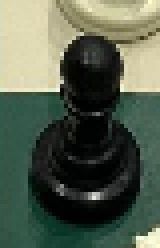
#> input picture data/detected/black/pawn/black_pawn_13106bbc80a01cc413c2ab5052d2ec25_jpg.rf.c0f851bdf9bd534e5d972ecf341aedb6_2.png, 40 x 62 px (shown 4 times larger); its folder holds only this picture in this run
$ python data_preparation.py --image ../data/detected/black/pawn/black_pawn_13106bbc80a01cc413c2ab5052d2ec25_jpg.rf.c0f851bdf9bd534e5d972ecf341aedb6_2.png --folder ../data/detected/black/pawn
#> lines starting #> are read from the running program, lines starting #| are printed output that depends on the picture; after the words box and inside, x2 and y2 are one past the last pixel; in counts of white or black regions, pixels touching at a corner belong together
### src/detection.py
import cv2
import numpy as np

# This file contains functions to detect chess pieces in an image
# The functions are based on color detection and contour detection
# The functions are not perfect and may not work in all cases


# The following function is used to detect black pieces
# The lower and upper values for the threshold were found by trial and error
# They are not perfect and may not work in all cases
def detect_black_pieces(img, threshold=55, min_area=150, max_area=2500):
    # convert to grayscale
    img = cv2.cvtColor(img, cv2.COLOR_BGR2GRAY)
    # median blur
    img = cv2.medianBlur(img, 5)
    # apply threshold
    img = cv2.inRange(img, 0, threshold)
    # apply morphological operations to remove noise
    kernel = np.ones((7, 7), np.uint8)
    img = cv2.morphologyEx(img, cv2.MORPH_CLOSE, kernel) # close
    img = cv2.morphologyEx(img, cv2.MORPH_OPEN, kernel) # open
    # find contours of detected pieces
    contours, _ = cv2.findContours(img, cv2.RETR_EXTERNAL, cv2.CHAIN_APPROX_SIMPLE)
    # filter contours based on area and height/width ratio
    contours = [c for c in contours
                 if max_area > cv2.contourArea(c) > min_area
                 and cv2.boundingRect(c)[2] <= cv2.boundingRect(c)[3] <= 3 * cv2.boundingRect(c)[2]]
    return contours


# The following function is used to detect white pieces
# The H and V channels are used
# The lower and upper values for H and V were found by trial and error
# They are not perfect and may not work in all cases
def detect_white_pieces(img, h_bounds = (23, 36),v_bounds = (64, 191), min_area=150, max_area=2500):
    # convert to HSV
    img = cv2.cvtColor(img, cv2.COLOR_BGR2HSV)
    # split HSV channels and take only H and V
    h, _, v = cv2.split(img)
    # apply threshold only on H and V channels
    h_mask = cv2.inRange(h, h_bounds[0],h_bounds[1])
    v_mask = cv2.inRange(v, v_bounds[0], v_bounds[1])
    # combine masks
    mask = cv2.bitwise_and(h_mask, v_mask)
    # apply morphological operations to remove noise
    kernel = np.ones((5, 5), np.uint8)
    mask = cv2.morphologyEx(mask, cv2.MORPH_OPEN, kernel)  # open
    mask = cv2.morphologyEx(mask, cv2.MORPH_CLOSE, kernel)  # close
    # find contours of detected pieces
    contours, _ = cv2.findContours(mask, cv2.RETR_EXTERNAL, cv2.CHAIN_APPROX_SIMPLE)
    # filter contours based on area
    contours = [c for c in contours
                if max_area > cv2.contourArea(c) > min_area
                and cv2.boundingRect(c)[2] <= cv2.boundingRect(c)[3] <= 2.5 * cv2.boundingRect(c)[2]]
    return contours

# For the following functions,
# some extra pixels are added to the bounding box
# to make sure the piece is not cropped

# [27 lines left out: functions draw_black_bounding_boxes, draw_white_bounding_boxes, not called in this run]

def crop_pieces(img, contours, color):
    pieces = []
    if color == 'black':
        padding_width = 0.25
        padding_height = 0.2
    else:
        padding_width = 0.25
        padding_height = 0.4
    for c in contours:
        x, y, w, h = cv2.boundingRect(c)
        # calculate extra width and height based on padding
        extra_width = int(padding_width * w)
        extra_height = int(padding_height * h)
        # add extra width and height to the bounding box
        x -= extra_width
        y -= extra_height
        w += extra_width
        h += extra_height
        pieces.append(img[y:y+h, x:x+w+5]) # add 5 pixels to the width
    return pieces


### src/data_preparation.py
import cv2
import os
import numpy as np
from detection import detect_black_pieces, detect_white_pieces, crop_pieces

LABELS = {
    'p': 'pawn',
    't': 'rook',
    'n': 'knight',
    'b': 'bishop',
    'q': 'queen',
    'k': 'king',
    'x': 'discard',
}

def resize_for_display(img):
    h, w = img.shape[:2]
    screen_w = 1920  # default fallback
    screen_h = 1080  # default fallback

    # Try to get screen resolution from a dummy fullscreen window
    try:
        cv2.namedWindow("_temp", cv2.WINDOW_NORMAL)
        cv2.setWindowProperty("_temp", cv2.WND_PROP_FULLSCREEN, cv2.WINDOW_FULLSCREEN)
        screen_w = cv2.getWindowImageRect("_temp")[2]
        screen_h = cv2.getWindowImageRect("_temp")[3]
        cv2.destroyWindow("_temp")
    except:
        pass

    target_w = screen_w // 2
    target_h = screen_h // 2

    scale = min(target_w / w, target_h / h)
    new_w, new_h = int(w * scale), int(h * scale)
    return cv2.resize(img, (new_w, new_h), interpolation=cv2.INTER_LINEAR)

def manual_label_with_recrop(img, color, pieces):  # pieces is now list of (piece, image_name, idx)
    # Label directory
    save_path = os.path.join("data", "detected", color)
    os.makedirs(save_path, exist_ok=True)

    for piece, image_name, idx in pieces:
        if piece.shape[0] == 0 or piece.shape[1] == 0:
            print(f"Warning: Skipped empty crop for {color} piece {idx}")
            continue
        display_img = resize_for_display(piece)
        cv2.namedWindow("Auto-cropped piece", cv2.WINDOW_NORMAL)
        screen_w = 1920  # fallback width
        screen_h = 1080  # fallback height
        win_w, win_h = display_img.shape[1], display_img.shape[0]
        x = (screen_w - win_w) // 2
        y = (screen_h - win_h) // 2
        # Attempt to center window with fallback coordinates
        try:
            cv2.moveWindow("Auto-cropped piece", x, y)
        except:
            pass
        cv2.imshow("Auto-cropped piece", display_img)
        key = cv2.waitKey(0) & 0xFF

        if key == 27:  # ESC to quit
            break

        if chr(key) == 'r':  # recrop
            cv2.destroyWindow("Auto-cropped piece")
            cv2.namedWindow("Recrop", cv2.WINDOW_NORMAL)
            cv2.resizeWindow("Recrop", 800, 800)
            roi = cv2.selectROI("Recrop", piece, fromCenter=False, showCrosshair=True)
            if roi[2] > 0 and roi[3] > 0:
                rx, ry, rw, rh = roi
                piece = piece[ry:ry+rh, rx:rx+rw]
                # Show recropped image for labeling
                cv2.destroyWindow("Recrop")
                display_img = piece
                display_img = resize_for_display(piece)
                cv2.namedWindow("Recropped piece", cv2.WINDOW_NORMAL)
                cv2.imshow("Recropped piece", display_img)
                key = cv2.waitKey(0) & 0xFF
                cv2.destroyWindow("Recropped piece")
                key = cv2.waitKey(0) & 0xFF

        elif chr(key) in LABELS:
            label = LABELS[chr(key)]
            if label == "discard":
                continue
            label_folder = os.path.join(save_path, label)
            os.makedirs(label_folder, exist_ok=True)
            filename = os.path.join(label_folder, f"{color}_{label}_{image_name}_{idx}.png")
            cv2.imwrite(filename, piece)

    cv2.destroyAllWindows()


def process_image(img, image_name="image"):
    # Resize and crop image similar to detect_pieces
    img_resized = cv2.resize(img, (640, 480))
    img_cropped = img_resized[10:-10, 5:-20]

    # Detect and crop black pieces
    black_contours = detect_black_pieces(img_cropped)
    black_pieces = crop_pieces(img_cropped, black_contours, "black")
    manual_label_with_recrop(img_cropped, "black", [(p, image_name, i) for i, p in enumerate(black_pieces)])

    # Detect and crop white pieces
    white_contours = detect_white_pieces(img_cropped)
    white_pieces = crop_pieces(img_cropped, white_contours, "white")
    manual_label_with_recrop(img_cropped, "white", [(p, image_name, i) for i, p in enumerate(white_pieces)])


if __name__ == "__main__":
    import argparse
    import glob

    parser = argparse.ArgumentParser()
    parser.add_argument("--image", help="Path to a single board image")
    parser.add_argument("--folder", help="Path to a folder of board images")
    args = parser.parse_args()

    if args.folder:
        image_files = glob.glob(os.path.join(args.folder, "*.jpg")) + \
                      glob.glob(os.path.join(args.folder, "*.png"))
        print(f"Found {len(image_files)} images in folder '{args.folder}'")
        for image_path in image_files:
            print(f"Processing {image_path}...")
            img = cv2.imread(image_path)
#> img is the input picture: shape (62, 40, 3); mean B, G, R 78.3, 95.1, 85.1
            if img is None:
                print(f"Failed to load image {image_path}.")
                continue
            image_name = os.path.splitext(os.path.basename(image_path))[0]
            process_image(img, image_name)
#> in process_image, `img_cropped = img_resized[10:-10, 5:-20]`:
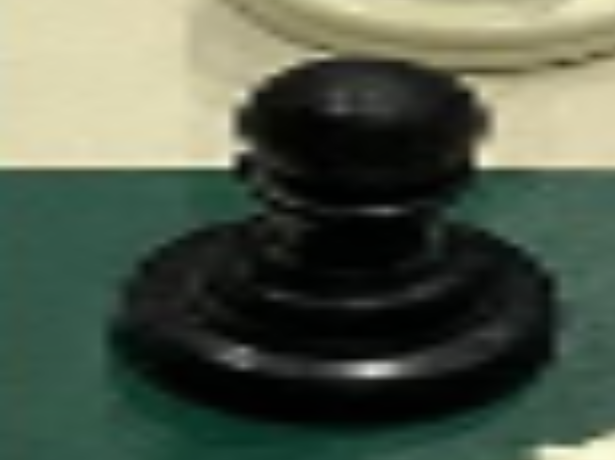
#> img_cropped: shape (460, 615, 3); mean B, G, R 74.7, 90.7, 81
#> in detect_black_pieces, `img = cv2.inRange(img, 0, threshold)`:
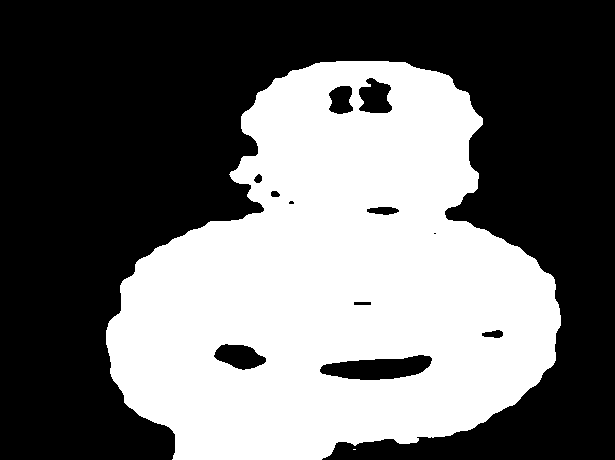
#> img: shape (460, 615); 42% white; 2 white regions (1 under 20 px), largest, box (x1, y1, x2, y2) and area: (106, 61, 561, 460) 118924
#> in detect_black_pieces, `img = cv2.morphologyEx(img, cv2.MORPH_CLOSE, kernel)`:
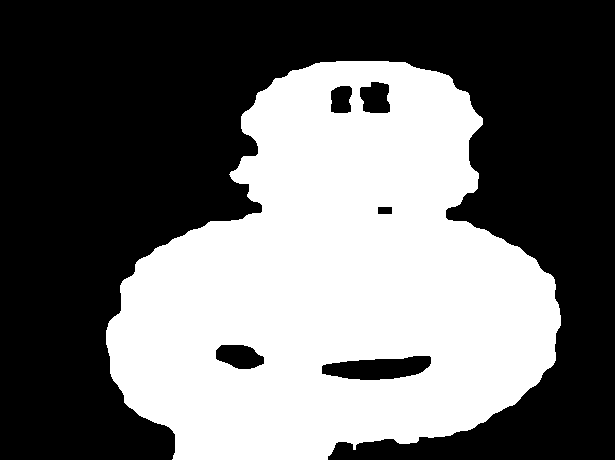
#> img: shape (460, 615); 42.2% white; 1 white region, box (x1, y1, x2, y2) and area: (106, 61, 561, 460) 119507
#> in detect_black_pieces, `img = cv2.morphologyEx(img, cv2.MORPH_OPEN, kernel)`: img: shape (460, 615); 42.2% white; 1 white region
#> in detect_black_pieces, `contours, _ = cv2.findContours(img, cv2.RETR_EXTERNAL, cv2.CHAIN_APPRO..`: contours = 1 contour; box (x1, y1, x2, y2) and area: (106, 61, 561, 460) 122814
#> in detect_black_pieces, `contours = [c for c in contours if max_area > cv2.contourArea(c) > min..`: contours = []
#> in detect_white_pieces, `img = cv2.cvtColor(img, cv2.COLOR_BGR2HSV)`: img: shape (460, 615, 3); mean H, S, V 56, 78.7, 92.3
#> in detect_white_pieces, `h, _, v = cv2.split(img)`:
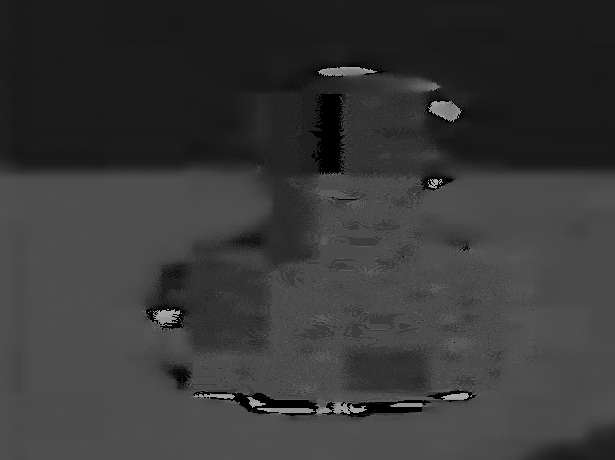
#> h: shape (460, 615); min 0, max 174, mean 56
#> in detect_white_pieces, `h_mask = cv2.inRange(h, h_bounds[0],h_bounds[1])`:
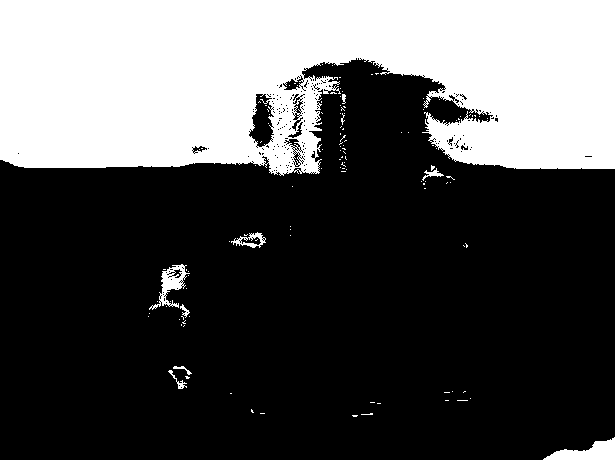
#> h_mask: shape (460, 615); 32.2% white; 122 white regions (113 under 20 px), largest, box (x1, y1, x2, y2) and area: (0, 0, 615, 176) 88665, (543, 437, 615, 460) 861, (149, 264, 190, 310) 597
#> in detect_white_pieces, `v_mask = cv2.inRange(v, v_bounds[0], v_bounds[1])`:
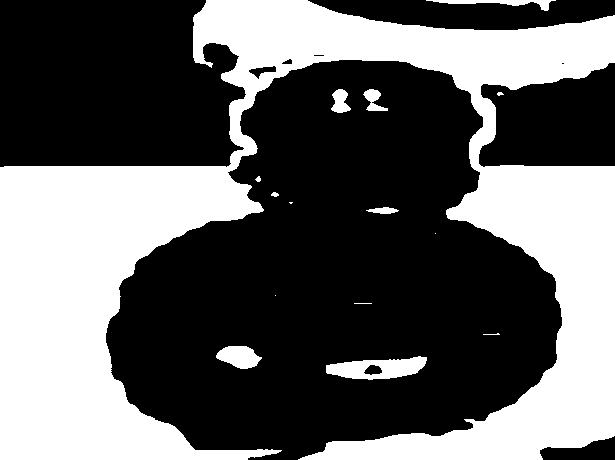
#> v_mask: shape (460, 615); 38.6% white; 15 white regions (6 under 20 px), largest, box (x1, y1, x2, y2) and area: (0, 0, 615, 460) 105482, (326, 356, 427, 380) 1500, (216, 346, 262, 369) 726
#> in detect_white_pieces, `mask = cv2.bitwise_and(h_mask, v_mask)`: mask: shape (460, 615); 9.5% white; 18 white regions (13 under 20 px), largest, box (x1, y1, x2, y2) and area: (193, 0, 615, 165) 25587, (426, 0, 556, 11) 504, (500, 165, 615, 169) 342, (18, 166, 138, 168) 202, (342, 94, 346, 102) 24
#> in detect_white_pieces, `mask = cv2.morphologyEx(mask, cv2.MORPH_OPEN, kernel)`:
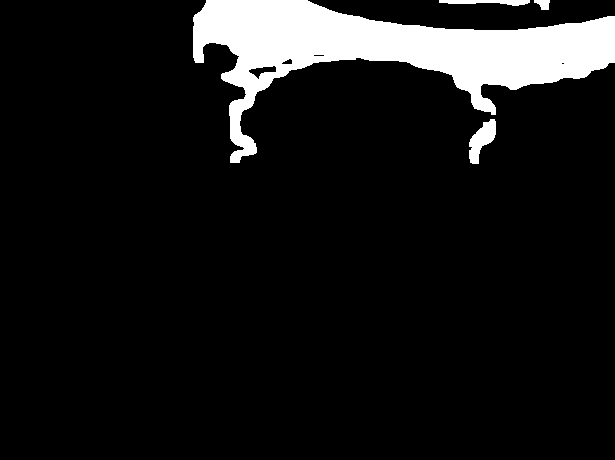
#> mask: shape (460, 615); 9.2% white; 4 white regions, box (x1, y1, x2, y2) and area: (193, 0, 615, 163) 24825, (469, 119, 496, 164) 643, (439, 0, 530, 6) 354, (534, 0, 550, 10) 112
#> in detect_white_pieces, `mask = cv2.morphologyEx(mask, cv2.MORPH_CLOSE, kernel)`: mask: shape (460, 615); 9.2% white; 2 white regions
#> in detect_white_pieces, `contours, _ = cv2.findContours(mask, cv2.RETR_EXTERNAL, cv2.CHAIN_APPR..`: contours = 2 contours; box (x1, y1, x2, y2) and area: (193, 0, 615, 164) 25044, (439, 0, 550, 10) 360
#> in detect_white_pieces, `contours = [c for c in contours if max_area > cv2.contourArea(c) > min..`: contours = []
    elif args.image:
        img = cv2.imread(args.image)
        if img is None:
            print("Failed to load image.")
        else:
            image_name = os.path.splitext(os.path.basename(args.image))[0]
            process_image(img, image_name)
    else:
        print("Please provide either --image or --folder.")

$ run again, on data/detected/black/pawn/black_pawn_1a8a4abcba7c4ead35c01f05b9fae8e5_jpg.rf.8e60639ed4cbd253966be89b5a242834_6.png
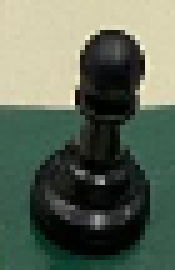
#> input picture data/detected/black/pawn/black_pawn_1a8a4abcba7c4ead35c01f05b9fae8e5_jpg.rf.8e60639ed4cbd253966be89b5a242834_6.png, 35 x 54 px (shown 5 times larger)
#> img is the input picture: shape (54, 35, 3); mean B, G, R 87.8, 103.9, 93.2
#> in detect_black_pieces, `img = cv2.morphologyEx(img, cv2.MORPH_CLOSE, kernel)`:
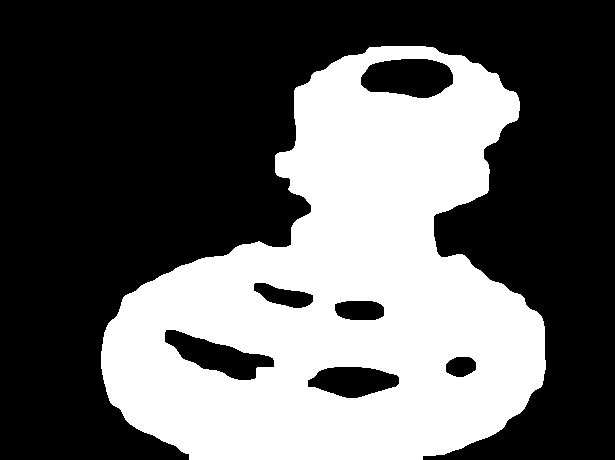
#> img: shape (460, 615); 38% white; 1 white region, box (x1, y1, x2, y2) and area: (101, 46, 546, 460) 107581
#> in detect_black_pieces, `contours, _ = cv2.findContours(img, cv2.RETR_EXTERNAL, cv2.CHAIN_APPRO..`: contours = 1 contour; box (x1, y1, x2, y2) and area: (101, 46, 546, 460) 116307
#> in detect_black_pieces, `contours = [c for c in contours if max_area > cv2.contourArea(c) > min..`: contours = []
#> h_mask: shape (460, 615); 33.9% white; 158 white regions (138 under 20 px), largest, box (x1, y1, x2, y2) and area: (0, 0, 615, 180) 85237, (252, 195, 391, 292) 6460, (214, 337, 341, 385) 2356
#> v_mask: shape (460, 615); 34.1% white; 8 white regions (1 under 20 px), largest, box (x1, y1, x2, y2) and area: (0, 40, 615, 460) 88965, (167, 334, 272, 379) 1937, (367, 61, 447, 97) 1929
#> in detect_white_pieces, `mask = cv2.morphologyEx(mask, cv2.MORPH_OPEN, kernel)`:
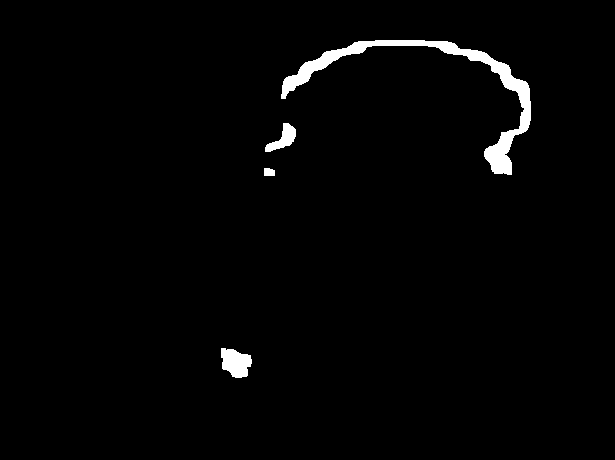
#> mask: shape (460, 615); 1.8% white; 4 white regions, box (x1, y1, x2, y2) and area: (281, 40, 531, 175) 3942, (221, 348, 252, 378) 670, (265, 123, 296, 152) 409, (264, 168, 275, 176) 81
#> in detect_white_pieces, `contours, _ = cv2.findContours(mask, cv2.RETR_EXTERNAL, cv2.CHAIN_APPR..`: contours = 4 contours; box (x1, y1, x2, y2) and area: (281, 40, 531, 175) 3578, (221, 348, 252, 378) 627, (265, 123, 296, 152) 364, (264, 168, 275, 176) 64
#> in detect_white_pieces, `contours = [c for c in contours if max_area > cv2.contourArea(c) > min..`: contours = []
